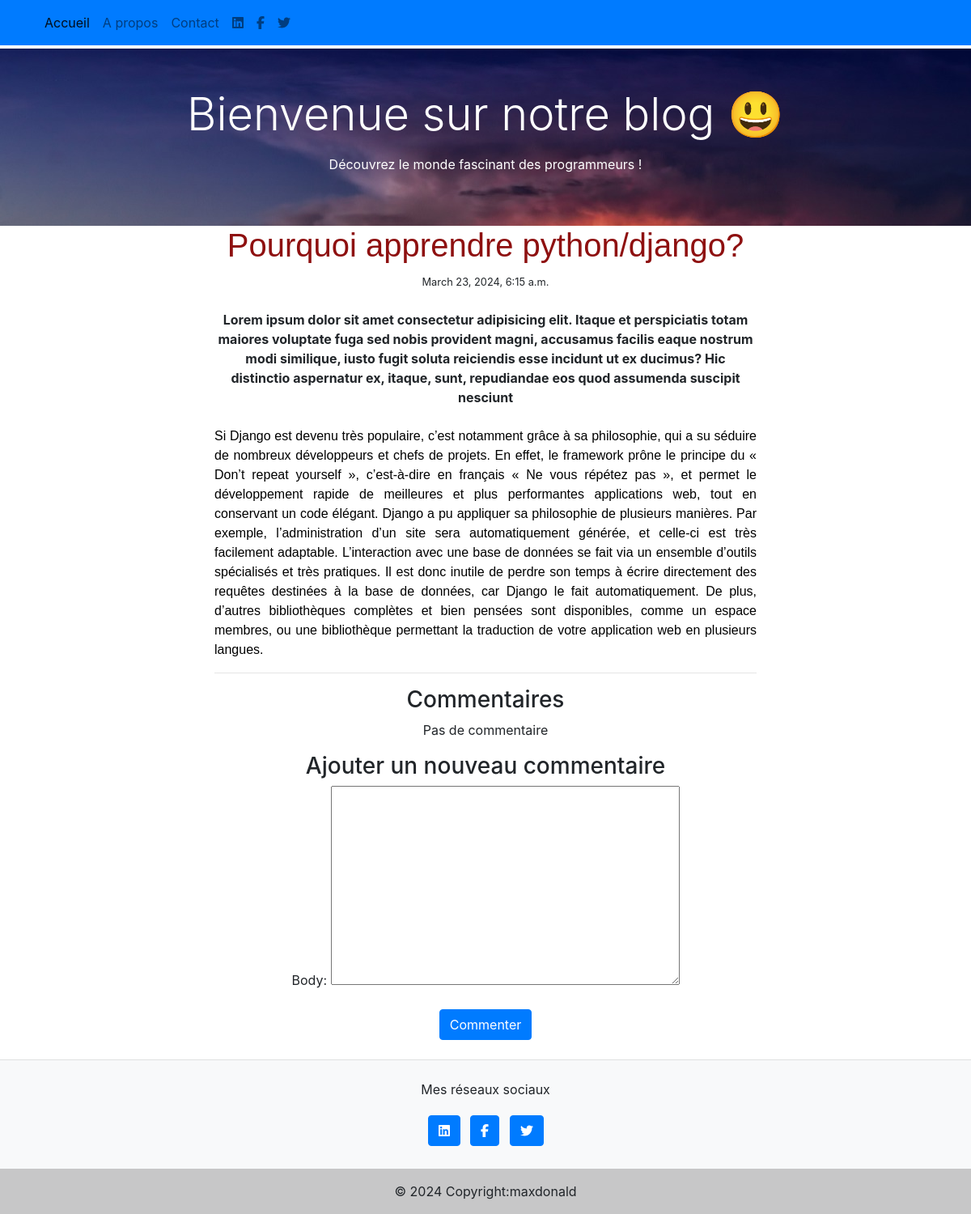
The page /detail/post-1 (signed in) on the database as committed earlier.
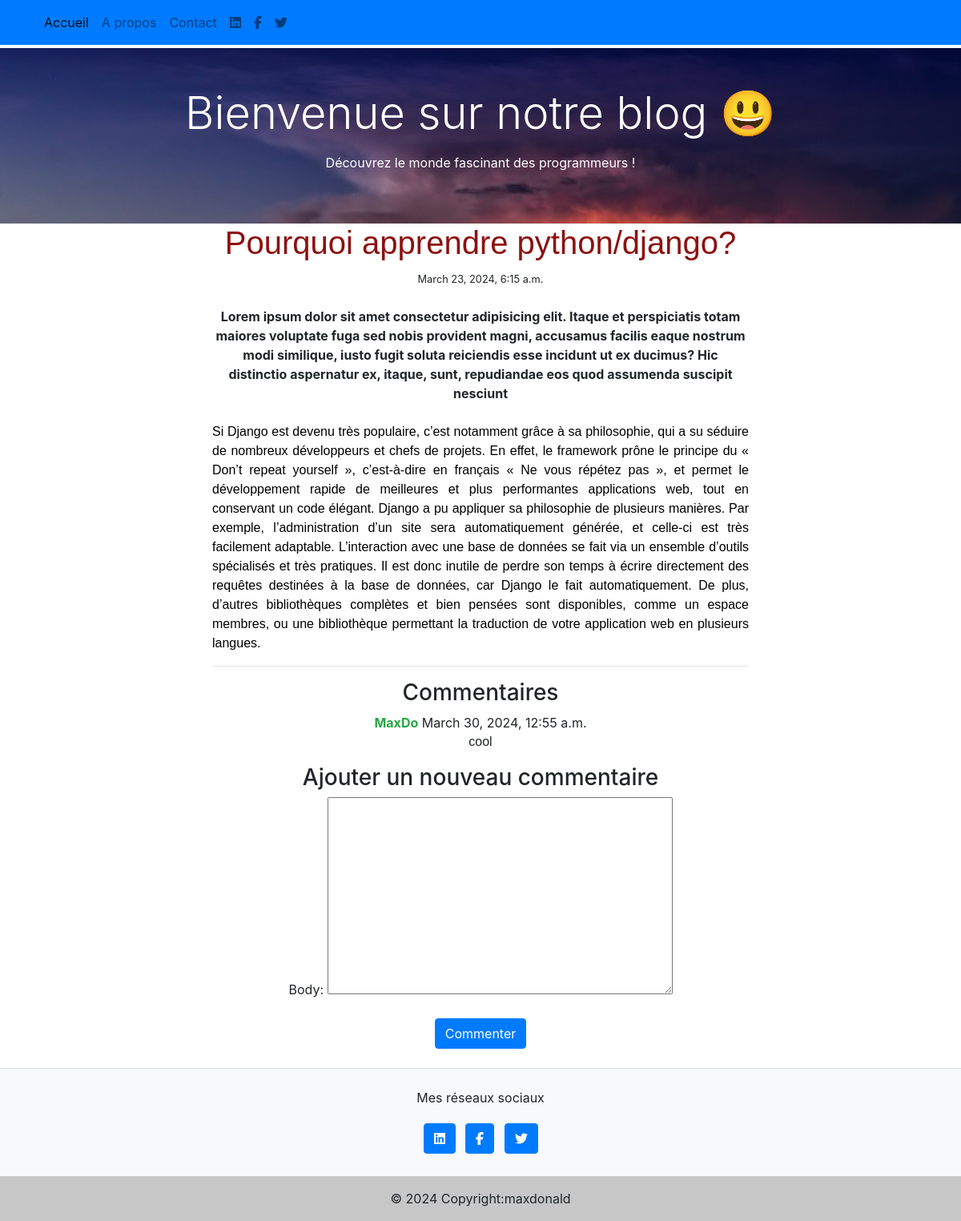
The same page on the database as committed later.
### blog/models.py (models this page shows, shortened)
class CreateBlog(models.Model):
    title = models.CharField(max_length=100)
    slug = models.SlugField(unique=True, blank=True)
    intro=models.TextField(default='')
    body = models.TextField()
    image=models.ImageField(upload_to='media', default='')
    date_created = models.DateTimeField(default=timezone.now)

class Comment(models.Model):
    post = models.ForeignKey(CreateBlog, related_name='comments', on_delete=models.CASCADE)
    user_comment = models.ForeignKey(User, on_delete=models.CASCADE, null=True)
    body = models.TextField(default='')
    date_added = models.DateTimeField(auto_now_add=True)
    class Meta:
        ordering = ['-date_added']

### blog/views.py (the view)
# urls.py: path('detail/<slug:slug>',detailView,name='detailView'),
@login_required
def detailView(request, slug):
    post = get_object_or_404(CreateBlog, slug=slug)
    comments = post.comments.all()
    if request.method == 'POST':
        form = BlogForm(request.POST)
        if form.is_valid():
            new_comment = form.save(commit=False)
            new_comment.post = post
            new_comment.user_comment = request.user
            new_comment.save()  # Enregistrez le commentaire
            return redirect('detailView', slug=post.slug)
    else:
        form = BlogForm()
    content = {
        'article': post,
        'comments': comments,
        'form': form,
    }
    return render(request, 'blog/update.html', content)

### blog/forms.py
class BlogForm(forms.ModelForm):
    class Meta:
        model=Comment
        fields=[
            'body'
        ]

### blog/templates/blog/update.html (shortened to what this page needs)
{% extends 'blog/base.html'%}
{% block content %}
<div class="col-md-7 mx-auto text-center">
        <h1 style="color:rgb(142, 16, 16); text-align:center; font-family: Arial, Helvetica, sans-serif;" >{{ article.title }}</h1>
        <small> {{ article.date_created }} </small>
        <br> <br>
        <strong>{{ article.intro }}</strong>
        <br> <br>
        <p style="color:rgb(0, 0, 0); text-align: justify; font-family: Arial, Helvetica, sans-serif;">{{ article.body }}</p>
    <hr>
    <h3>Commentaires</h3>
    {% for comment in comments %}
        <article>
            <strong class="text-align-left text-success">{{ comment.user_comment.username }}</strong>  {{ comment.date_added }}
            <p style="font-family: Arial, Helvetica, sans-serif;">{{ comment.body }}</p>
    {% empty %}
             <p>Pas de commentaire</p>
    {% endfor %}
<h3 class="mx-5">Ajouter un nouveau commentaire</h3>
<form method="post">
    {{ form.as_p }}
    <button type="submit" class="btn btn-primary">Commenter</button>
</form>
{% endblock %}

### blog/templates/blog/base.html (shortened to what this page needs)
{% load static %}
<!doctype html>
<html lang="en">
  <head>
	<link rel="stylesheet" type="text/css" href="{% static './css/bootstrap.min.css' %}">
   <link rel="stylesheet" type="text/css" href="{% static './css/main.css' %}">
  </head>
  <body>
   <header>
    <nav class="navbar navbar-expand-lg navbar-light bg-primary fixed-top">
      <div class="container-fluid">
        <div class="collapse navbar-collapse" id="navbarSupportedContent">
          <ul class="navbar-nav me-auto mb-2 mb-lg-0">
            <li class="nav-item">
              <a class="nav-link active" aria-current="page" href="#">Accueil</a>
            </li>
            <li class="nav-item">
              <a class="nav-link" href="#">A propos</a>
            </li>
            <li class="nav-item">
              <a class="nav-link" href="#">Contact</a>
            </li>
          </ul>
            <ul class="navbar-nav d-flex flex-row">
            <li class="nav-item me-3 me-lg-0">
              <a class="nav-link" href="#" rel="nofollow"
                target="_blank">
                <i class="fab fa-linkedin"></i>
              </a>
            </li>
            <li class="nav-item me-3 me-lg-0">
              <a class="nav-link" href="#" rel="nofollow" target="_blank">
                <i class="fab fa-facebook-f"></i>
              </a>
            </li>
            <li class="nav-item me-3 me-lg-0">
              <a class="nav-link" href="#" rel="nofollow" target="_blank">
                <i class="fab fa-twitter"></i>
              </a>
            </li>
            </ul>
        </div>
      </div>
    </nav>
   <div id="intro" class="p-5 text-center bg-light ">
      <h1 class="mb-3  text-white display-4">Bienvenue sur notre blog 😃️</h1>
      <p class="mb-3 display-5 text-white">Découvrez le monde fascinant des programmeurs ! </p>
    </div>
  </header>
    <section>
        {% block content %}
        {% endblock %}
    </section>
    <footer class="bg-light text-lg-start">
<hr class="m-0" />
<div class="text-center py-4 align-items-center">
 <p>Mes réseaux sociaux  </p>
 <a href="#" class="btn btn-primary m-1" role="button"
   rel="nofollow" target="_blank">
   <i class="fab fa-linkedin"></i>
 </a>
 <a href="#" class="btn btn-primary m-1" role="button" rel="nofollow"
   target="_blank">
   <i class="fab fa-facebook-f"></i>
 </a>
 <a href="#" class="btn btn-primary m-1" role="button" rel="nofollow"
   target="_blank">
   <i class="fab fa-twitter"></i>
 </a>
</div>
<div class="text-center p-3" style="background-color: rgba(0, 0, 0, 0.2);">
 © 2024 Copyright:maxdonald
</div>
</footer>
  </body>
</html>

Rows that differ between the two databases and show on the page:
added Comment: user_comment.username "MaxDo", date_added "March 30, 2024, 12:55 a.m.", body "cool"
Other text that changed with them:
text no longer shown: "Pas de commentaire"
